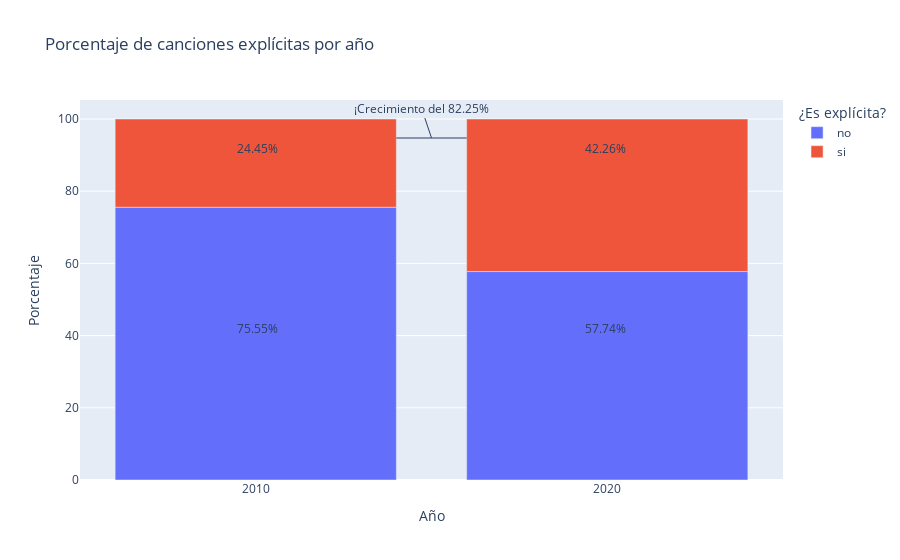

This figure's notebook cell:
### Code cell
##Separar la cantidad de explícitos por año
dataFrameExplicit = dfAll[dfAll['explicit'] == 'si'].groupby('year')['explicit'].count().reset_index()
dataFrameExplicit = dataFrameExplicit.rename(columns={'explicit' : 'si'})

##Separar la cantidad de NO explícitos por año
dataFrameNotExplicit = dfAll[dfAll['explicit'] == 'no'].groupby('year')['explicit'].count().reset_index()
dataFrameNotExplicit = dataFrameNotExplicit.rename(columns={'explicit' : 'no'})

##Unir en cuadro comparativo
dataFrameExplicitBarChart = dataFrameExplicit.merge(dataFrameNotExplicit, how='inner', on='year')

##Suma de entradas totales por año + creación de columna de porcentaje + fusión con el frame por entradas
dataFrameExplicitBarChart['total'] = dataFrameExplicitBarChart['si'] + dataFrameExplicitBarChart['no']
dfExplicitComb = dfExplicit.merge(dataFrameExplicitBarChart, how='inner', on='year')
dfExplicitComb['percentage'] = (dfExplicitComb['cantidad']) / (dfExplicitComb['total'] / 100)
y = dfExplicitComb['percentage']
##figura con anotación porcentaje canciones explícitas
figExplicitAllBars = px.bar(dfExplicitComb, 
                                    x=['year', 'explicit'],
                                    y = 'percentage',                               
                                    labels = {'explicit' : '¿Es explícita?', 'percentage' : 'Porcentaje', 'year' : 'Año', 'value' : 'Año'},
                                    title = 'Porcentaje de canciones explícitas por año',
                                    color= 'explicit',
                                    
                                    )
figExplicitAllBars.update_xaxes(type='category')
figExplicitAllBars.update_xaxes(fixedrange=True)
figExplicitAllBars.update_yaxes(fixedrange=True)

figExplicitAllBars.add_annotation(text="75.55%",
                  xref="paper", yref="paper",
                  x=0.22, y=0.4, showarrow=False)

figExplicitAllBars.add_annotation(text="24.45%",
                  xref="paper", yref="paper",
                  x=0.22, y=0.9, showarrow=False)

figExplicitAllBars.add_annotation(text="57.74%",
                  xref="paper", yref="paper",
                  x=0.78, y=0.4, showarrow=False)

figExplicitAllBars.add_annotation(text="42.26%",
                  xref="paper", yref="paper",
                  x=0.78, y=0.9, showarrow=False)


figExplicitAllBars.add_annotation(
            text="¡Crecimiento del 82.25%",
            xref="paper", yref="paper",
            x=0.5, y=0.9, showarrow=True)

figExplicitAllBars.add_shape(type="line",
xref="paper", yref="paper",
    x0=0.55, y0=0.9, x1=0.45, y1=0.9,
    line=dict(
        width=1,
    ))


figExplicitAllBars.show()

### Figure 1 — Plotly figure (JSON) as saved in the notebook; plotly's stock layout.template omitted (floating-point values rounded to 4 significant figures)
{"data": [{"alignmentgroup": "True", "hovertemplate": "¿Es explícita?=no<br>Año=%{x}<br>Porcentaje=%{y}<extra></extra>", "legendgroup": "no", "marker": {"color": "#636efa", "pattern": {"shape": ""}}, "name": "no", "offsetgroup": "no", "orientation": "v", "showlegend": true, "textposition": "auto", "type": "bar", "x": [2010, 2020], "xaxis": "x", "y": [75.55, 57.74], "yaxis": "y"}, {"alignmentgroup": "True", "hovertemplate": "¿Es explícita?=si<br>Año=%{x}<br>Porcentaje=%{y}<extra></extra>", "legendgroup": "si", "marker": {"color": "#EF553B", "pattern": {"shape": ""}}, "name": "si", "offsetgroup": "si", "orientation": "v", "showlegend": true, "textposition": "auto", "type": "bar", "x": [2010, 2020], "xaxis": "x", "y": [24.45, 42.26], "yaxis": "y"}], "layout": {"annotations": [{"showarrow": false, "text": "75.55%", "x": 0.22, "xref": "paper", "y": 0.4, "yref": "paper"}, {"showarrow": false, "text": "24.45%", "x": 0.22, "xref": "paper", "y": 0.9, "yref": "paper"}, {"showarrow": false, "text": "57.74%", "x": 0.78, "xref": "paper", "y": 0.4, "yref": "paper"}, {"showarrow": false, "text": "42.26%", "x": 0.78, "xref": "paper", "y": 0.9, "yref": "paper"}, {"showarrow": true, "text": "¡Crecimiento del 82.25%", "x": 0.5, "xref": "paper", "y": 0.9, "yref": "paper"}], "barmode": "relative", "legend": {"title": {"text": "¿Es explícita?"}, "tracegroupgap": 0}, "shapes": [{"line": {"width": 1}, "type": "line", "x0": 0.55, "x1": 0.45, "xref": "paper", "y0": 0.9, "y1": 0.9, "yref": "paper"}], "title": {"text": "Porcentaje de canciones explícitas por año"}, "xaxis": {"anchor": "y", "domain": [0, 1], "fixedrange": true, "title": {"text": "Año"}, "type": "category"}, "yaxis": {"anchor": "x", "domain": [0, 1], "fixedrange": true, "title": {"text": "Porcentaje"}}}}
